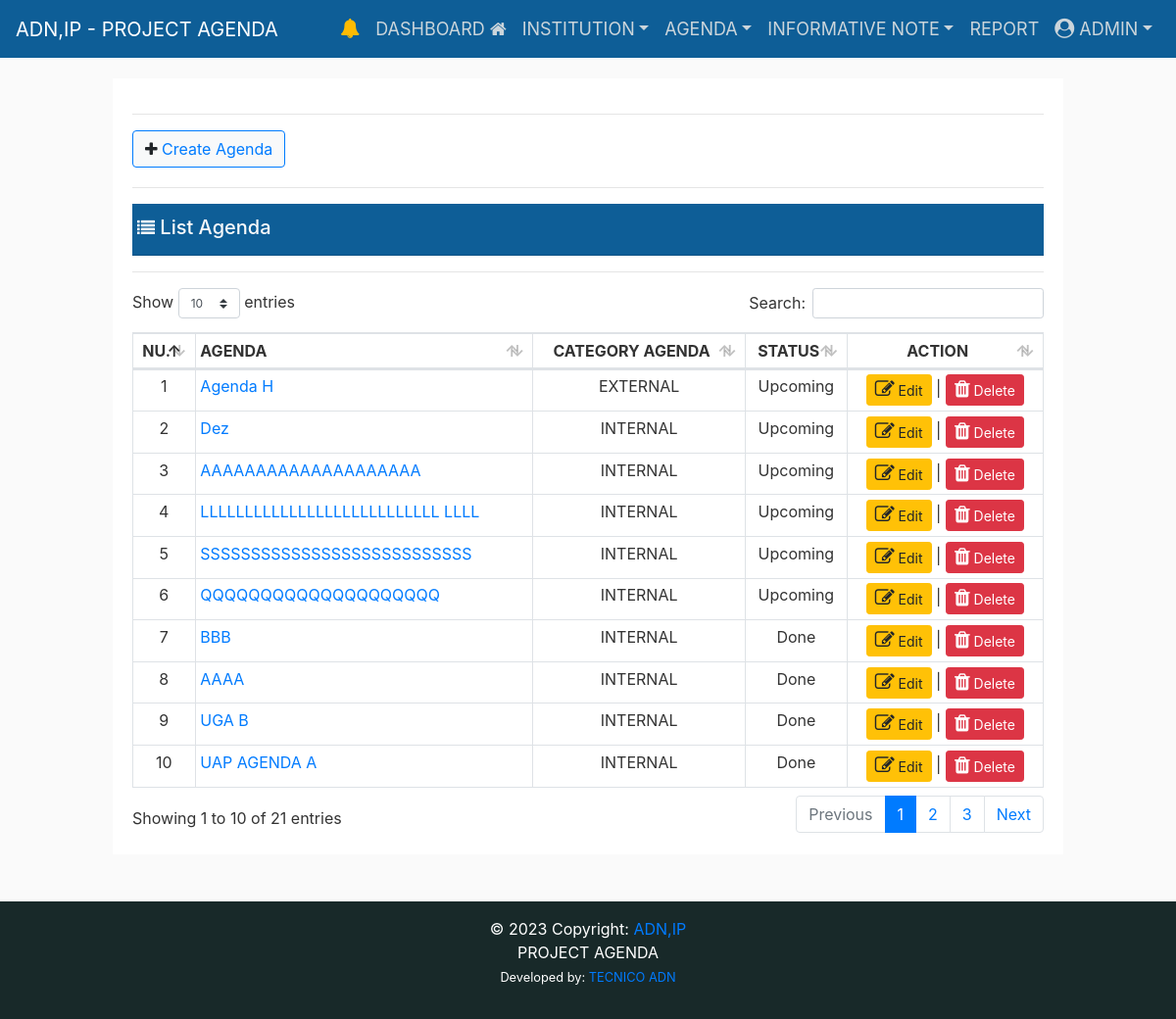
The page /agenda/ (signed in) on the database as committed earlier.
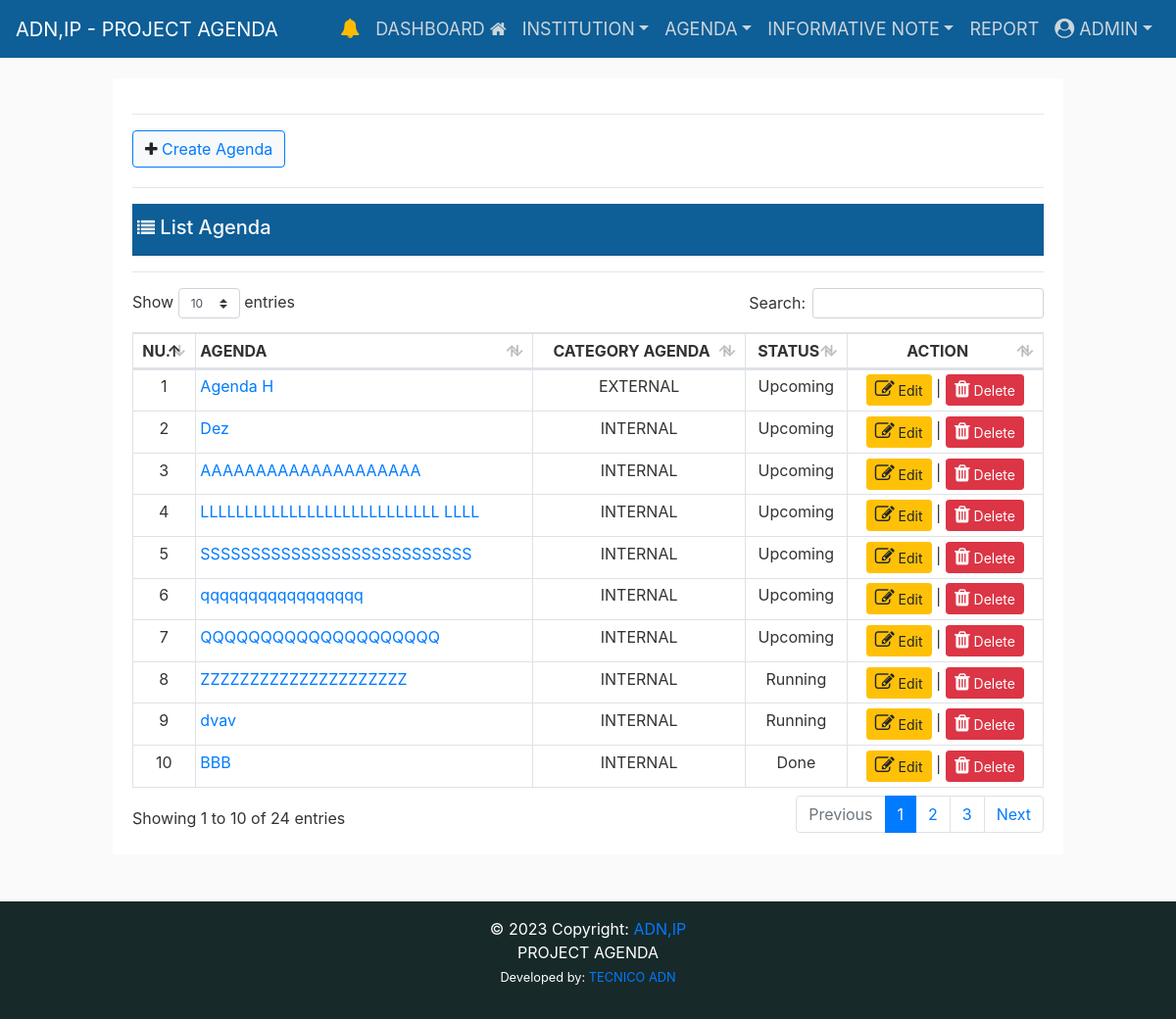
The same page on the database as committed later.
### eventapps/event/models.py (models this page shows, shortened)
class Agenda(models.Model):
    user = models.ForeignKey(
        User, on_delete=models.CASCADE, related_name="agenda")
    title = models.CharField(
        max_length=255, unique=True, verbose_name='Agenda')
    title_slug = models.SlugField(
        max_length=255, null=False, unique=True, verbose_name='Title-Slug')
    catagenda = models.ForeignKey(
        CatAgenda, on_delete=models.CASCADE, related_name="agenda", verbose_name="Category Agenda")
    institution = models.ForeignKey(
        Institution, on_delete=models.CASCADE, related_name="agenda", verbose_name="Institution")
    start_time = models.DateTimeField()
    end_time = models.DateTimeField()
    location = models.CharField(max_length=255, null=False, blank=True)
    observation = models.TextField(null=False, blank=True)
    is_cancel = models.BooleanField(default=False)
    is_active = models.BooleanField(default=True)
    STATUS = (
        ('Pending', 'Pending'),
        ('Read', 'Read'),
    )
    status = models.CharField(max_length=20, choices=STATUS)
    created_at = models.DateTimeField(auto_now_add=True)
    updated_at = models.DateTimeField(auto_now=True)
    class Meta:
        verbose_name_plural = ("Agenda")
        ordering = ('-start_time', )

class CatAgenda(models.Model):
    name_category = models.CharField(
        max_length=200, unique=True, verbose_name='Category Agenda')
    name_category_slug = models.CharField(
        max_length=255, null=True, unique=True, verbose_name='Category Agenda Slug')
    class Meta:
        verbose_name_plural = ("Category Agenda")
    def __str__(self):
        return str(self.name_category)

### eventapps/event/views.py (the view)
# urls.py: path('agenda/', views.agenda_list, name='agenda_list'),
@login_required(login_url="/login/")
def agenda_list(request):
    context = {
    }
    return render(request, 'event/agenda_list.html', context)

### eventapps/templates/event/agenda_list.html (shortened to what the changed rows need)
{% extends "layouts/base.html" %}
{% load static %}
{% block content %}
<div class="row d-flex justify-content-center ">
    <div class="col-sm-12">
        <div class="border-info shadow-lg bg-white">
            <div class="card-body">
                <hr />
                <div class="row mr-1 mt-1">
                    <div class="col-sm-6 pb-1">
                    </div>
                </div>
                <hr />
                <div class="card-header bg-card pb-2 mt-2 d-flex justify-content-between">
                    <div class="row flex-row">
                    </div>
                </div>
                <hr>
                <section id='no-more-tables'>
                    <table class="table table-bordered table-sm" id="example" width="100%" cellspacing="0">
                        <thead>
                            <tr>
                                <th class="text-center">NU.</th>
                                <th>AGENDA</th>
                                <th class="text-center">CATEGORY AGENDA</th>
                                <th class="text-center">STATUS</th>
                                <th class="text-center">ACTION</th>
                            </tr>
                        </thead>
                        <tbody>
                            {% for obj in agenda_list %}
                            <tr>
                                <td class="text-center">{{ forloop.counter }}</td>
                                {% if obj.is_cancel == False %}
                                <td data-title="Title">
                                    <a href="{% url 'concludedAgenda_list_detail' title_slug=obj.title_slug %}"
                                        class="float-left">
                                        {{obj.title }}</a>
                                </td>
                                <td class="text-center">
                                    {{obj.catagenda }}
                                </td>
                                {% if obj.start_time >= current_datetime %}
                                <td class="text-center">Upcoming</td>
                                {% elif obj.start_time <= current_datetime and obj.end_time >= current_datetime %}
                                    <td class="text-center">Running</td>
                                    {% elif obj.end_time < current_datetime %} <td class="text-center"> Done </td>
                                        {% else %}
                                        <td class="text-center">#</td>
                                        {% endif %}
                                        {% endif %}
                                        <td data-title="End Time" class="text-center"">
                                        <a href=" {% url 'agenda_edit' pk=obj.id %}" data-toggle="tooltip" title="Edit"
                                            class="btn btn-sm btn-warning"><i class='fa fa-edit'
                                                style='font-size:20px'></i> Edit</a>
                                            {% if user.is_authenticated %}
                                            {% if user.groups.all.0.name == 'admin' %} |
                                            <a href="{% url 'agenda_delete' pk=obj.id %}" data-toggle="tooltip"
                                                title="Delete" class="btn btn-sm btn-danger"
                                                onclick="return confirm(' Are you ready to delete?')"><i
                                                    class='fa fa-trash' style='font-size:20px'></i> Delete</a>
                                        </td>
                                        {% endif %}
                                        {% endif %}
                            </tr>
                            {% endfor %}
                        </tbody>
                    </table>
                </section>
            </div>
        </div>
    </div>
</div>
{% endblock %}

Rows that differ between the two databases and show on the page:
no longer on this page (row unchanged): Agenda: title "AAAA", catagenda "INTERNAL", shows "Done"
no longer on this page (row unchanged): Agenda: title "UGA B", catagenda "INTERNAL", shows "Done"
no longer on this page (row unchanged): Agenda: title "UAP AGENDA A", catagenda "INTERNAL", shows "Done"
added Agenda: title "qqqqqqqqqqqqqqqqq", catagenda "INTERNAL", shows "Upcoming"
added Agenda: title "ZZZZZZZZZZZZZZZZZZZZZ", catagenda "INTERNAL", shows "Running"
added Agenda: title "dvav", catagenda "INTERNAL", shows "Running"
Other text that changed with them:
text written by a page script: "Show entries Search: Showing 1 to 10 of 21 entries Previous 1 2 3 Next" → "Show entries Search: Showing 1 to 10 of 24 entries Previous 1 2 3 Next"
